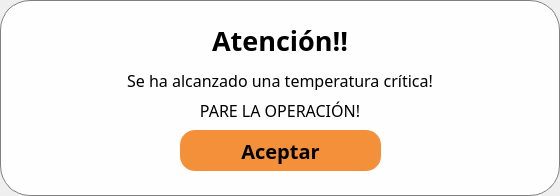
<?xml version="1.0" encoding="UTF-8"?>
<ui version="4.0">
 <class>HigherTempWindow</class>
 <widget class="QMainWindow" name="HigherTempWindow">
  <property name="geometry">
   <rect>
    <x>0</x>
    <y>0</y>
    <width>560</width>
    <height>196</height>
   </rect>
  </property>
  <property name="windowTitle">
   <string>Atención!! - Abaxfem</string>
  </property>
  <property name="windowIcon">
   <iconset resource="resources.qrc">
    <normaloff>:/Images/ResourcesFolder/Imagenes/Logo_Lineas.png</normaloff>:/Images/ResourcesFolder/Imagenes/Logo_Lineas.png</iconset>
  </property>
  <widget class="QWidget" name="centralwidget">
   <property name="styleSheet">
    <string notr="true">QWidget {
background-color : rgba(255, 255, 255, 240);
border-radius:30;
border:1px solid gray;
}</string>
   </property>
   <widget class="QPushButton" name="pb_aceptar">
    <property name="geometry">
     <rect>
      <x>180</x>
      <y>130</y>
      <width>201</width>
      <height>41</height>
     </rect>
    </property>
    <property name="font">
     <font>
      <family>Bell MT</family>
      <pointsize>15</pointsize>
      <italic>false</italic>
      <bold>true</bold>
      <underline>false</underline>
      <strikeout>false</strikeout>
     </font>
    </property>
    <property name="styleSheet">
     <string notr="true">QPushButton{
	border-radius:15px;
	color: rgb(0, 0, 0);
	background-color: rgba(240, 120, 14, 210);
border:0px;
}
QPushButton:hover{
	background-color: rgba(255, 135, 29, 230);
}
QPushButton:pressed{
	background-color: rgba(255, 135, 29, 255);
}</string>
    </property>
    <property name="text">
     <string>Aceptar</string>
    </property>
   </widget>
   <widget class="QLabel" name="label_4">
    <property name="geometry">
     <rect>
      <x>20</x>
      <y>70</y>
      <width>520</width>
      <height>20</height>
     </rect>
    </property>
    <property name="font">
     <font>
      <family>Bell MT</family>
      <pointsize>12</pointsize>
     </font>
    </property>
    <property name="styleSheet">
     <string notr="true">border:0px;
background-color: rgba(0, 0, 0, 0);</string>
    </property>
    <property name="text">
     <string>Se ha alcanzado una temperatura crítica!</string>
    </property>
    <property name="alignment">
     <set>Qt::AlignCenter</set>
    </property>
   </widget>
   <widget class="QPushButton" name="pb_exit">
    <property name="geometry">
     <rect>
      <x>510</x>
      <y>20</y>
      <width>21</width>
      <height>21</height>
     </rect>
    </property>
    <property name="styleSheet">
     <string notr="true">QPushButton{
	background-color: rgba(255, 255, 255, 0);
	image: url(:/Icons/ResourcesFolder/featherIcons/x-square.svg);
border:0px;
}
QPushButton:hover{
	background-color: rgba(200, 200, 200, 120);
	border-radius: 6px
}

QPushButton:pressed{
	background-color: rgba(180, 180, 180, 150);
	border-radius: 6px
}</string>
    </property>
    <property name="text">
     <string/>
    </property>
   </widget>
   <widget class="QLabel" name="label">
    <property name="geometry">
     <rect>
      <x>140</x>
      <y>20</y>
      <width>280</width>
      <height>41</height>
     </rect>
    </property>
    <property name="font">
     <font>
      <family>Bell MT</family>
      <pointsize>20</pointsize>
      <italic>false</italic>
      <bold>true</bold>
      <kerning>true</kerning>
     </font>
    </property>
    <property name="styleSheet">
     <string notr="true">QLabel{
background-color: rgba(255, 255, 255, 0);
border:0px;
}</string>
    </property>
    <property name="text">
     <string>Atención!!</string>
    </property>
    <property name="alignment">
     <set>Qt::AlignCenter</set>
    </property>
   </widget>
   <widget class="QLabel" name="label_5">
    <property name="geometry">
     <rect>
      <x>0</x>
      <y>100</y>
      <width>560</width>
      <height>20</height>
     </rect>
    </property>
    <property name="font">
     <font>
      <family>Bell MT</family>
      <pointsize>12</pointsize>
     </font>
    </property>
    <property name="styleSheet">
     <string notr="true">border:0px;
background-color: rgba(0, 0, 0, 0);</string>
    </property>
    <property name="text">
     <string>PARE LA OPERACIÓN!</string>
    </property>
    <property name="alignment">
     <set>Qt::AlignCenter</set>
    </property>
   </widget>
  </widget>
 </widget>
 <resources>
  <include location="resources.qrc"/>
 </resources>
 <connections/>
</ui>
